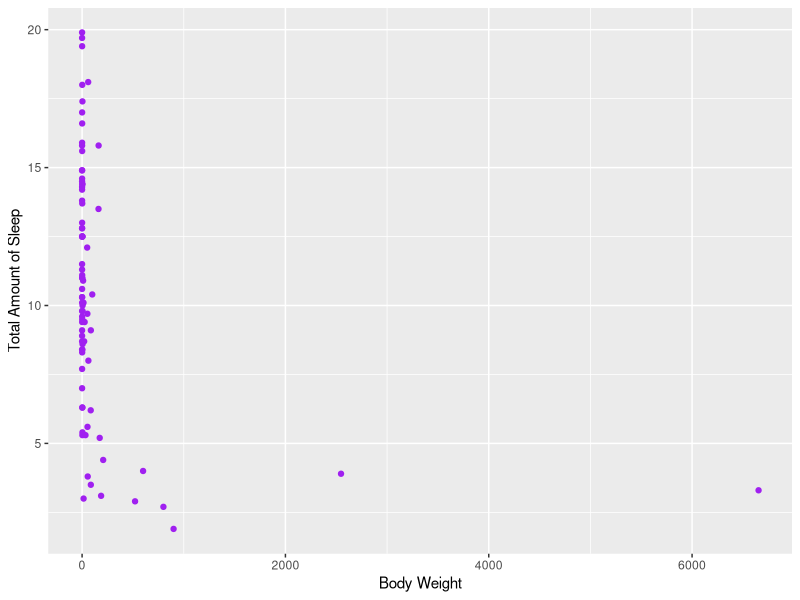
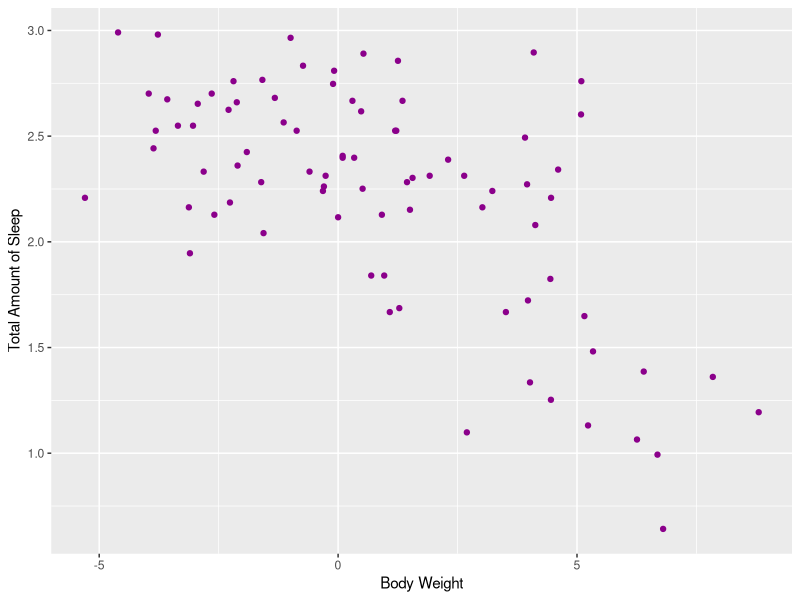
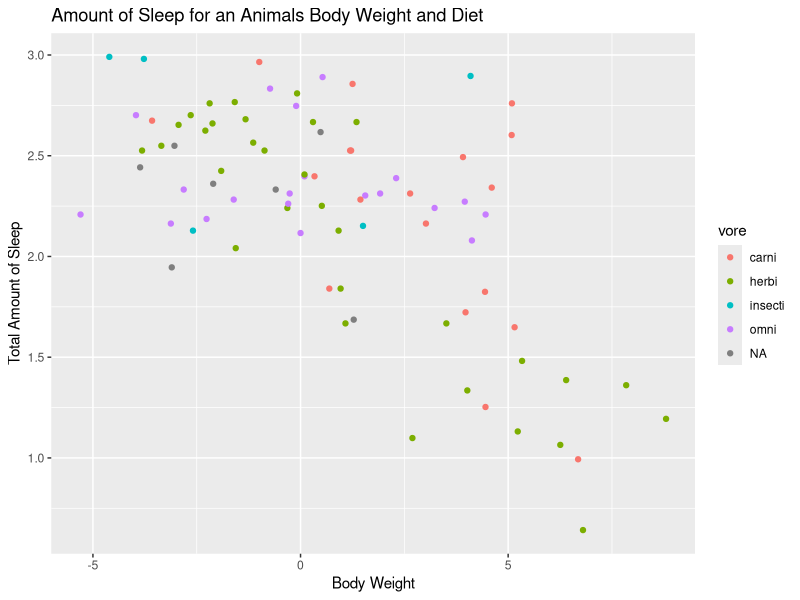
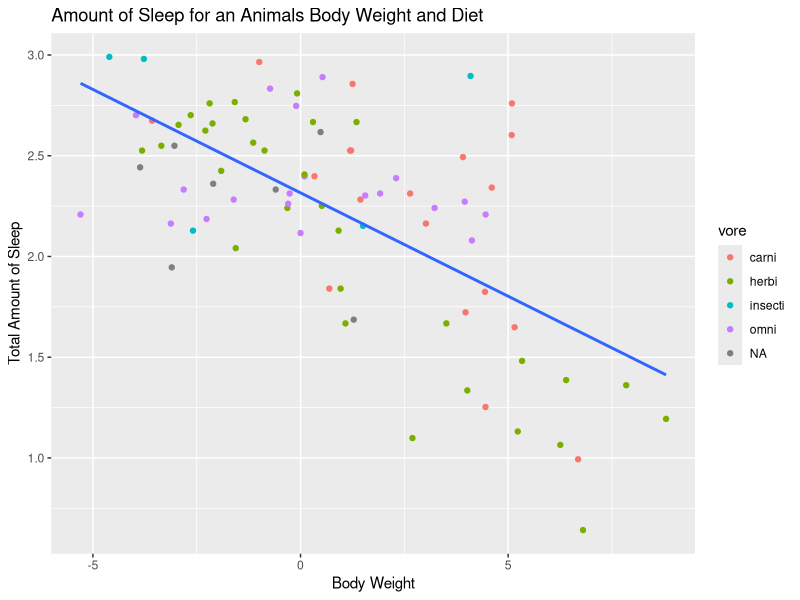
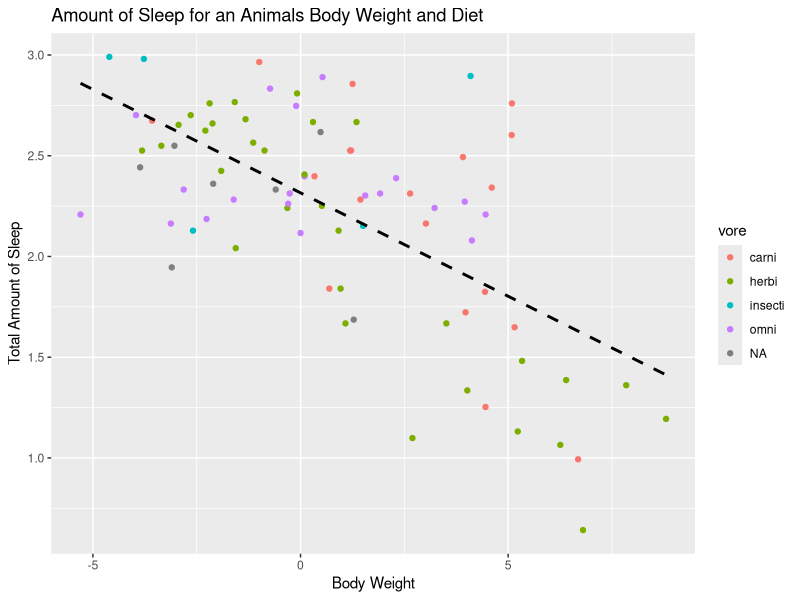

These charts were generated, in order, by the following R code:
## ---- chunk 1
library(tidyverse)
## ---- chunk 2
msleep
NCOL(msleep)
NROW(msleep)
## ---- chunk 3
plot1 <- ggplot(data=msleep) +
  geom_point(mapping = aes(x = bodywt, y=sleep_total), color = "purple") +
  xlab("Body Weight") +
  ylab("Total Amount of Sleep")
plot1
## ---- chunk 4
plot2 <- ggplot(data=msleep) +
  geom_point(mapping = aes(x = log(bodywt), y=log(sleep_total)), color = "magenta4") +
  xlab("Body Weight") +
  ylab("Total Amount of Sleep")
plot2
## ---- chunk 5
plot3 <- ggplot(data=msleep) +
  geom_point(mapping = aes(x = log(bodywt), y=log(sleep_total), color = vore)) +
  xlab("Body Weight") +
  ylab("Total Amount of Sleep") +
  ggtitle("Amount of Sleep for an Animals Body Weight and Diet")
  
plot3
## ---- chunk 6
plot4 <- ggplot(data=msleep) +
  geom_point(mapping = aes(x = log(bodywt), y=log(sleep_total), color = vore)) +
  geom_smooth(method=lm, mapping=aes(x=log(bodywt),y=log(sleep_total)), se=FALSE) +
  xlab("Body Weight") +
  ylab("Total Amount of Sleep") +
  ggtitle("Amount of Sleep for an Animals Body Weight and Diet")
  
plot4
## ---- chunk 7
plot5 <- ggplot(data=msleep) +
  geom_point(mapping = aes(x = log(bodywt), y=log(sleep_total), color = vore)) +
  geom_smooth(method=lm, mapping=aes(x=log(bodywt),y=log(sleep_total)), se=FALSE, color="black", linetype="dashed")  +
  xlab("Body Weight") +
  ylab("Total Amount of Sleep") +
  ggtitle("Amount of Sleep for an Animals Body Weight and Diet")
  
plot5
## ---- chunk 8
msleep%>%
  filter(vore == "carni")
## ---- chunk 9
msleep%>%
  select(name, vore, bodywt, conservation)%>%
  filter(conservation == "domesticated")%>%
  filter(bodywt >= 50)%>%
  arrange(desc(bodywt))
## ---- chunk 10
msleep%>%
  select(sleep_total, vore)%>%
  group_by(vore) %>%
  summarize(MeanSleep_total = mean(sleep_total))
## ---- chunk 11
msleep%>%
  select(name, vore, bodywt, sleep_total)%>%
  mutate(sleeptobodywt = round((bodywt/sleep_total)))%>%
  arrange(desc(sleeptobodywt))%>%
  print(n=15)

